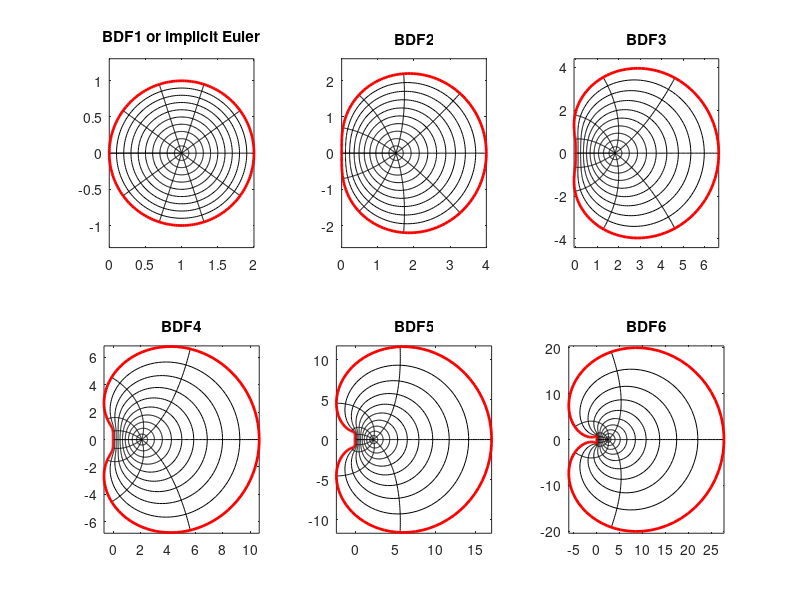

The MATLAB source for this figure:
%% Mappings BDF
h = 1;
phi1 = @(z) (1-z);
phi2 = @(z) ((z.^2)/2 - 2*(z) + 3/2);
phi3 = @(z) (11/6)*(-(2/11)*(z.^3) + (9/11)*(z.^2) - (18/11)*(z) + 1);
phi4 = @(z) ((z.^4)/4 - (4/3)*(z.^3) + 3*(z.^2) - 4*z + 25/12);
phi5 = @(z) (137/60)*((-12/137)*(z.^5) + (75/137)*(z.^4) - (200/137)*(z.^3) + (300/137)*(z.^2) - (300/137)*(z) + 1);
phi6 = @(z) (147/60)*((10/147)*(z.^6) - (72/147)*(z.^5) + (225/147)*(z.^4) - (400/147)*(z.^3) + (450/147)*(z.^2) - (360/147)*(z) + 1);

N = 200;
figure()
subplot(2,3,1)
for i = 0:1:10
    circle = ((i/10)) .* exp(1i*linspace(0,2*pi,N));
    radius = linspace(0,1,100) .* exp(1i*2*pi*i/10);
    mapped_circ = phi1(circle);
    mapped_radius = phi1(radius);
    plot(real(mapped_circ),imag(mapped_circ),'k-'); hold on
    plot(real(mapped_radius),imag(mapped_radius),'k-'); 
end
unitcircle = exp(1i*linspace(0,2*pi,N));
mapped_circ = phi1(unitcircle);
plot(real(mapped_circ),imag(mapped_circ),'r-','linewidth',2);
title('BDF1 or implicit Euler');
axis equal
hold off
subplot(2,3,2)
for i = 0:1:10
    circle = ((i/10)) .* exp(1i*linspace(0,2*pi,N));
    radius = linspace(0,1,100) .* exp(1i*2*pi*i/10);
    mapped_circ = phi2(circle);
    mapped_radius = phi2(radius);
    plot(real(mapped_circ),imag(mapped_circ),'k-'); hold on
    plot(real(mapped_radius),imag(mapped_radius),'k-'); 
end
unitcircle = exp(1i*linspace(0,2*pi,N));
mapped_circ = phi2(unitcircle);
plot(real(mapped_circ),imag(mapped_circ),'r-','linewidth',2);
title('BDF2');
axis equal
hold off
subplot(2,3,3)
for i = 0:1:10
    circle = ((i/10)) .* exp(1i*linspace(0,2*pi,N));
    radius = linspace(0,1,100) .* exp(1i*2*pi*i/10);
    mapped_circ = phi3(circle);
    mapped_radius = phi3(radius);
    plot(real(mapped_circ),imag(mapped_circ),'k-'); hold on
    plot(real(mapped_radius),imag(mapped_radius),'k-'); 
end
unitcircle = exp(1i*linspace(0,2*pi,N));
mapped_circ = phi3(unitcircle);
plot(real(mapped_circ),imag(mapped_circ),'r-','linewidth',2);
title('BDF3');
axis equal
hold off
subplot(2,3,4)
for i = 0:1:10
    circle = ((i/10)) .* exp(1i*linspace(0,2*pi,N));
    radius = linspace(0,1,100) .* exp(1i*2*pi*i/10);
    mapped_circ = phi4(circle);
    mapped_radius = phi4(radius);
    plot(real(mapped_circ),imag(mapped_circ),'k-'); hold on
    plot(real(mapped_radius),imag(mapped_radius),'k-'); 
end
unitcircle = exp(1i*linspace(0,2*pi,N));
mapped_circ = phi4(unitcircle);
plot(real(mapped_circ),imag(mapped_circ),'r-','linewidth',2);
title('BDF4');
axis equal
hold off
subplot(2,3,5)
for i = 0:1:10
    circle = ((i/10)) .* exp(1i*linspace(0,2*pi,N));
    radius = linspace(0,1,100) .* exp(1i*2*pi*i/10);
    mapped_circ = phi5(circle);
    mapped_radius = phi5(radius);
    plot(real(mapped_circ),imag(mapped_circ),'k-'); hold on
    plot(real(mapped_radius),imag(mapped_radius),'k-'); 
end
unitcircle = exp(1i*linspace(0,2*pi,N));
mapped_circ = phi5(unitcircle);
plot(real(mapped_circ),imag(mapped_circ),'r-','linewidth',2);
title('BDF5');
axis equal
hold off
subplot(2,3,6)
for i = 0:1:10
    circle = ((i/10)) .* exp(1i*linspace(0,2*pi,N));
    radius = linspace(0,1,100) .* exp(1i*2*pi*i/10);
    mapped_circ = phi6(circle);
    mapped_radius = phi6(radius);
    plot(real(mapped_circ),imag(mapped_circ),'k-'); hold on
    plot(real(mapped_radius),imag(mapped_radius),'k-'); 
end
unitcircle = exp(1i*linspace(0,2*pi,N));
mapped_circ = phi6(unitcircle);
plot(real(mapped_circ),imag(mapped_circ),'r-','linewidth',2);
title('BDF6');
axis equal
hold off
